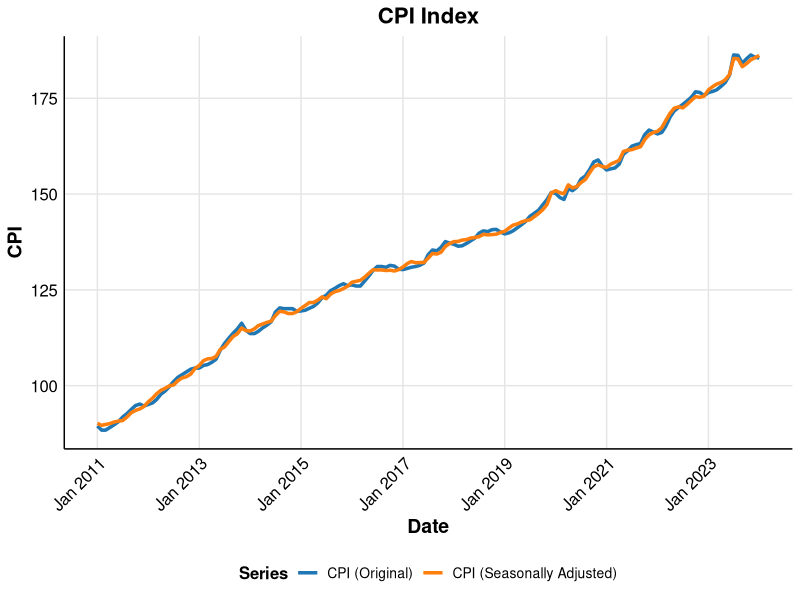
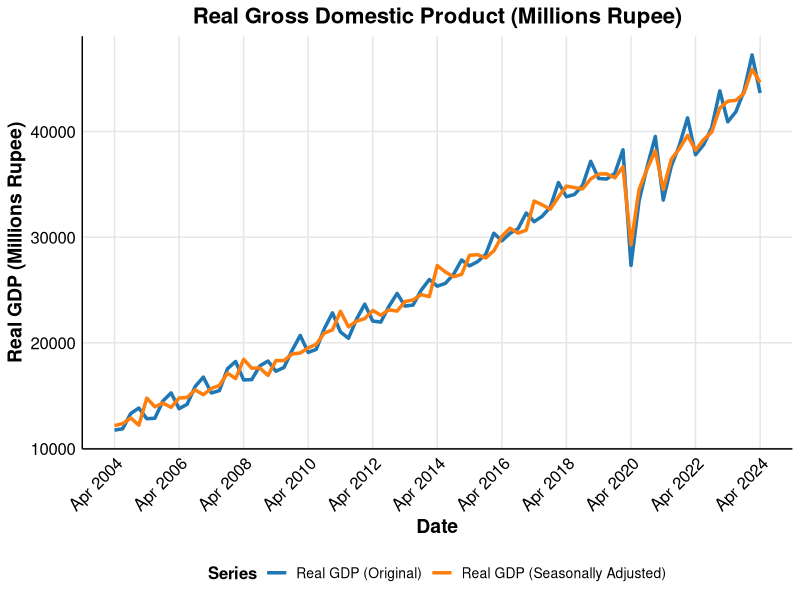
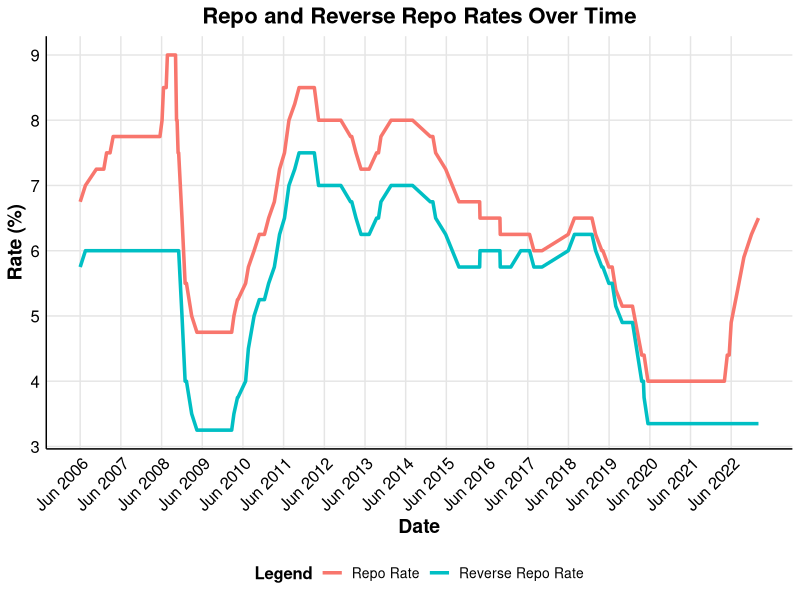
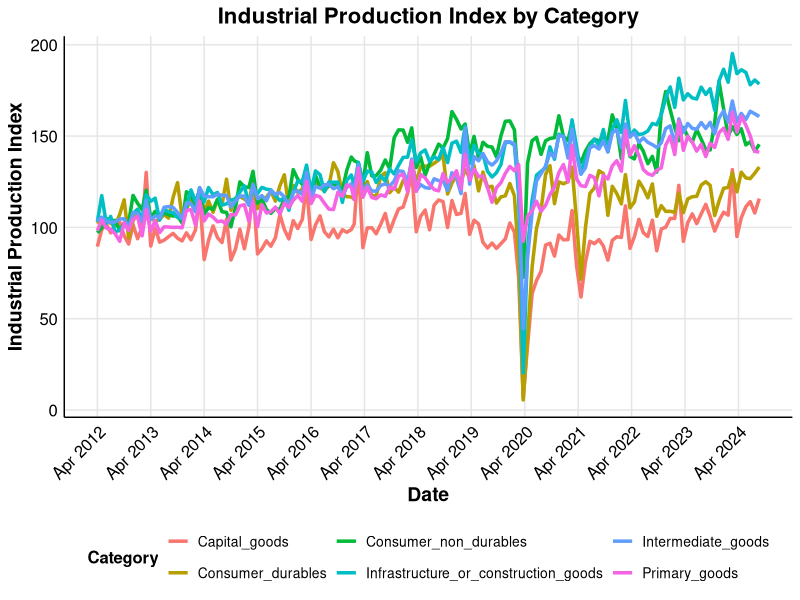

Reproduce these figures in R, in order.
## ---- chunk 1
library(ggplot2)
library(scales)
library(readr)
## ---- chunk 2
# Read the data
data <- read_csv("Data/India Data/CPI_Index.csv")

# Convert observation_date to Date format (dd/mm/yyyy)
data$DATE <- as.Date(data$DATE, format = "%d/%m/%Y")

# Create the plot with both 'Combined' and 'CPI (SA)' columns, adding a legend
ggplot(data) +
  geom_line(aes(x = DATE, y = Combined, color = "CPI (Original)"), size = 1.2) +  # Original CPI line
  geom_line(aes(x = DATE, y = `CPI (SA)`, color = "CPI (Seasonally Adjusted)"), size = 1.2, linetype = "solid") +  # Seasonally adjusted CPI line
  labs(
    title = "CPI Index",
    x = "Date",  # Label for the x-axis
    y = "CPI",  # Label for the y-axis
    color = "Series"  # Legend title
  ) +
  scale_x_date(
    breaks = seq(min(data$DATE), max(data$DATE), by = "2 year"),  # Show labels every 2 years
    labels = scales::date_format("%b %Y")  # Format labels as Month Year (e.g., Nov 2024)
  ) +
  scale_color_manual(  # Custom colors for the legend
    values = c("CPI (Original)" = "#1f77b4", "CPI (Seasonally Adjusted)" = "#ff7f0e")
  ) +
  theme_minimal() +  # Minimal theme for a clean look
  theme(
    axis.text.x = element_text(angle = 45, hjust = 1, size = 12, color = "black"),  # Rotate and style x-axis labels
    axis.text.y = element_text(size = 12, color = "black"),  # Style y-axis labels
    axis.title.x = element_text(size = 14, color = "black", face = "bold"),  # Bold x-axis title
    axis.title.y = element_text(size = 14, color = "black", face = "bold"),  # Bold y-axis title
    plot.title = element_text(size = 16, color = "black", face = "bold", hjust = 0.5),  # Bold and centered title
    legend.position = "bottom",  # Place the legend at the bottom
    legend.title = element_text(size = 12, face = "bold"),  # Style legend title
    legend.text = element_text(size = 10),  # Style legend text
    axis.line = element_line(color = "black", size = 0.5),  # Black axis lines
    panel.grid.major = element_line(color = "grey90", size = 0.5),  # Light grey grid lines
    panel.grid.minor = element_blank(),  # Remove minor grid lines
    panel.background = element_rect(fill = "white", color = "white")  # White background
  )
## ---- chunk 3
# Read the data
data <- read_csv("Data/India Data/NGDPRNSAXDCINQ.csv")

# Convert observation_date to Date format (dd/mm/yyyy)
data$DATE <- as.Date(data$DATE, format = "%d/%m/%Y")

# Create the plot with both 'NGDPRNSAXDCINQ' and 'SA' columns, adding a legend
ggplot(data) +
  geom_line(aes(x = DATE, y = NGDPRNSAXDCINQ, color = "Real GDP (Original)"), size = 1.2) +  # Original GDP line
  geom_line(aes(x = DATE, y = NGDPRNSAXDCINQ_SA, color = "Real GDP (Seasonally Adjusted)"), size = 1.2, linetype = "solid") +  # Seasonally adjusted GDP line
  labs(
    title = "Real Gross Domestic Product (Millions Rupee)",
    x = "Date",  # Label for the x-axis
    y = "Real GDP (Millions Rupee)",  # Label for the y-axis
    color = "Series"  # Legend title
  ) +
  scale_x_date(
    breaks = seq(min(data$DATE), max(data$DATE), by = "2 year"),  # Show labels every 2 years
    labels = scales::date_format("%b %Y")  # Format labels as Month Year (e.g., Nov 2024)
  ) +
  scale_color_manual(  # Custom colors for the legend
    values = c("Real GDP (Original)" = "#1f77b4", "Real GDP (Seasonally Adjusted)" = "#ff7f0e")
  ) +
  theme_minimal() +  # Minimal theme for a clean look
  theme(
    axis.text.x = element_text(angle = 45, hjust = 1, size = 12, color = "black"),  # Rotate and style x-axis labels
    axis.text.y = element_text(size = 12, color = "black"),  # Style y-axis labels
    axis.title.x = element_text(size = 14, color = "black", face = "bold"),  # Bold x-axis title
    axis.title.y = element_text(size = 14, color = "black", face = "bold"),  # Bold y-axis title
    plot.title = element_text(size = 16, color = "black", face = "bold", hjust = 0.5),  # Bold and centered title
    legend.position = "bottom",  # Place the legend at the bottom
    legend.title = element_text(size = 12, face = "bold"),  # Style legend title
    legend.text = element_text(size = 10),  # Style legend text
    axis.line = element_line(color = "black", size = 0.5),  # Black axis lines
    panel.grid.major = element_line(color = "grey90", size = 0.5),  # Light grey grid lines
    panel.grid.minor = element_blank(),  # Remove minor grid lines
    panel.background = element_rect(fill = "white", color = "white")  # White background
  )
## ---- chunk 4
# Load the data
data <- read_csv("Data/India Data/Money_Rates.csv")

# Ensure the DATE column is properly formatted
data$DATE <- as.Date(data$DATE, format="%d/%m/%Y")

# Create the plot
ggplot(data) +
  geom_line(aes(x = DATE, y = Repo_Rate, color = "Repo Rate"), size = 1.2) +
  geom_line(aes(x = DATE, y = Reverse_Repo_Rate, color = "Reverse Repo Rate"), size = 1.2) +
  labs(
    title = "Repo and Reverse Repo Rates Over Time",
    x = "Date",
    y = "Rate (%)",
    color = "Legend"
  ) +
  scale_x_date(
    breaks = seq(min(data$DATE), max(data$DATE), by = "1 year"),
    labels = date_format("%b %Y")
  ) +
  theme_minimal() +
  theme(
    axis.text.x = element_text(angle = 45, hjust = 1, size = 12, color = "black"),
    axis.text.y = element_text(size = 12, color = "black"),
    axis.title.x = element_text(size = 14, color = "black", face = "bold"),
    axis.title.y = element_text(size = 14, color = "black", face = "bold"),
    plot.title = element_text(size = 16, color = "black", face = "bold", hjust = 0.5),
    legend.position = "bottom",
    legend.title = element_text(size = 12, face = "bold"),
    legend.text = element_text(size = 10),
    axis.line = element_line(color = "black", size = 0.5),
    panel.grid.major = element_line(color = "grey90", size = 0.5),
    panel.grid.minor = element_blank(),
    panel.background = element_rect(fill = "white", color = "white")
  )
## ---- chunk 5
# Load the data
data <- read_csv("Data/India Data/IIP.csv")

# Convert 'DATE' column to Date format (if not already in the correct format)
data$DATE <- as.Date(data$DATE, format = "%d/%m/%Y")

# Create long-format data using base R
data_long <- data.frame(
  DATE = rep(data$DATE, 6),  # Repeat the DATE column for each category
  Category = c(
    rep("Primary_goods", nrow(data)),
    rep("Capital_goods", nrow(data)),
    rep("Intermediate_goods", nrow(data)),
    rep("Infrastructure_or_construction_goods", nrow(data)),
    rep("Consumer_durables", nrow(data)),
    rep("Consumer_non_durables", nrow(data))
  ),
  Value = c(
    data$Primary_goods,
    data$Capital_goods,
    data$Intermediate_goods,
    data$Infrastructure_or_construction_goods,
    data$Consumer_durables,
    data$Consumer_non_durables
  )
)

# Create the plot
ggplot(data_long, aes(x = DATE, y = Value, color = Category)) +
  geom_line(size = 1.2) +  # Plot all lines with different colors
  labs(
    title = "Industrial Production Index by Category",
    x = "Date",  # Label for the x-axis
    y = "Industrial Production Index",  # Label for the y-axis
    color = "Category"  # Legend title
  ) +
  scale_x_date(
    breaks = seq(min(data$DATE), max(data$DATE), by = "1 year"),  # Show labels every year
    labels = scales::date_format("%b %Y")  # Format labels as Month Year (e.g., Nov 2024)
  ) +
  theme_minimal() +  # Minimal theme for a clean look
  theme(
    axis.text.x = element_text(angle = 45, hjust = 1, size = 12, color = "black"),  # Rotate and style x-axis labels
    axis.text.y = element_text(size = 12, color = "black"),  # Style y-axis labels
    axis.title.x = element_text(size = 14, color = "black", face = "bold"),  # Bold x-axis title
    axis.title.y = element_text(size = 14, color = "black", face = "bold"),  # Bold y-axis title
    plot.title = element_text(size = 16, color = "black", face = "bold", hjust = 0.5),  # Bold and centered title
    legend.position = "bottom",  # Place the legend at the bottom
    legend.title = element_text(size = 12, face = "bold"),  # Style legend title
    legend.text = element_text(size = 10),  # Style legend text
    axis.line = element_line(color = "black", size = 0.5),  # Black axis lines
    panel.grid.major = element_line(color = "grey90", size = 0.5),  # Light grey grid lines
    panel.grid.minor = element_blank(),  # Remove minor grid lines
    panel.background = element_rect(fill = "white", color = "white")  # White background
  )
